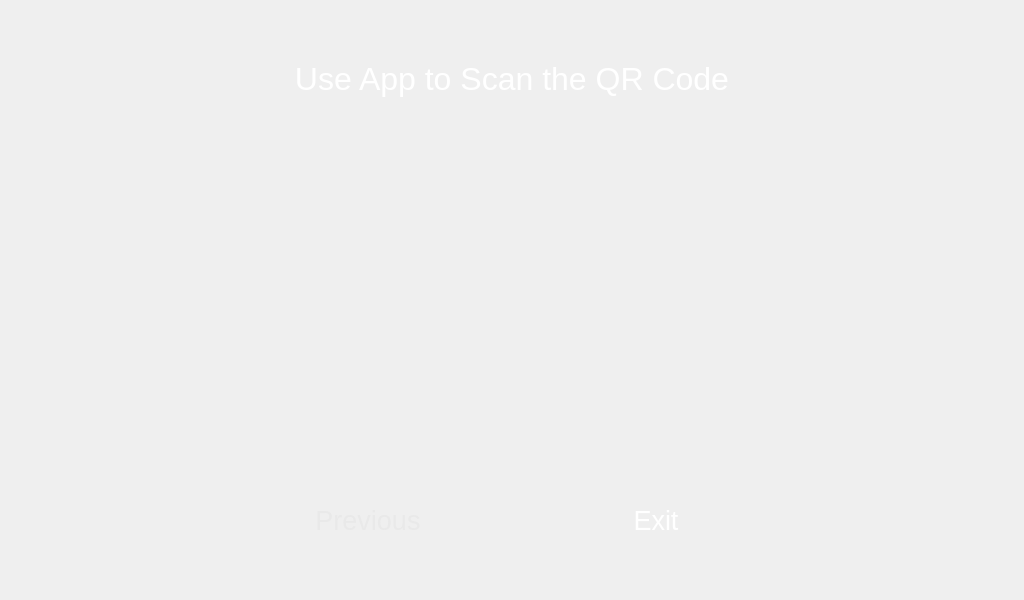
<?xml version="1.0" encoding="UTF-8"?>
<ui version="4.0">
 <class>Form</class>
 <widget class="QWidget" name="Form">
  <property name="geometry">
   <rect>
    <x>0</x>
    <y>0</y>
    <width>1024</width>
    <height>600</height>
   </rect>
  </property>
  <property name="windowTitle">
   <string>Form</string>
  </property>
  <widget class="QLabel" name="label">
   <property name="geometry">
    <rect>
     <x>0</x>
     <y>0</y>
     <width>1024</width>
     <height>600</height>
    </rect>
   </property>
   <property name="text">
    <string/>
   </property>
   <property name="pixmap">
    <pixmap>image/bg_step5.png</pixmap>
   </property>
  </widget>
  <widget class="QLabel" name="label_2">
   <property name="geometry">
    <rect>
     <x>177</x>
     <y>56</y>
     <width>670</width>
     <height>46</height>
    </rect>
   </property>
   <property name="sizePolicy">
    <sizepolicy hsizetype="Preferred" vsizetype="Preferred">
     <horstretch>0</horstretch>
     <verstretch>0</verstretch>
    </sizepolicy>
   </property>
   <property name="font">
    <font>
     <family>Arial</family>
     <pointsize>24</pointsize>
    </font>
   </property>
   <property name="styleSheet">
    <string notr="true">QLabel {
        color: white;                /* 文字顏色 */
        font-size:24pt;             /* 字體大小 */
        font-family: &quot;Arial&quot;;
    }
  </string>
   </property>
   <property name="text">
    <string>Use App to Scan the QR Code</string>
   </property>
   <property name="textFormat">
    <enum>Qt::AutoText</enum>
   </property>
   <property name="scaledContents">
    <bool>false</bool>
   </property>
   <property name="alignment">
    <set>Qt::AlignCenter</set>
   </property>
  </widget>
  <widget class="QPushButton" name="pushButton_previous">
   <property name="geometry">
    <rect>
     <x>270</x>
     <y>485</y>
     <width>196</width>
     <height>70</height>
    </rect>
   </property>
   <property name="font">
    <font>
     <pointsize>20</pointsize>
    </font>
   </property>
   <property name="styleSheet">
    <string notr="true">QPushButton {
        border-image: url(&quot;image/btn_gr_196x70_def.png&quot;) 0 0 0 0 stretch stretch;
        color: #E9E9E9;                /* 文字顏色 */
        font-size: 20pt;             /* 字體大小 */
    }
    QPushButton:pressed {
        border-image: url(&quot;image/btn_gr_196x70_act.png&quot;) 0 0 0 0 stretch stretch;
color: #FFFF00;                /* 文字顏色 */
        font-size: 20pt;             /* 字體大小 */
    }</string>
   </property>
   <property name="text">
    <string>Previous</string>
   </property>
   <property name="iconSize">
    <size>
     <width>196</width>
     <height>70</height>
    </size>
   </property>
   <property name="flat">
    <bool>true</bool>
   </property>
  </widget>
  <widget class="QPushButton" name="pushButton_exit">
   <property name="geometry">
    <rect>
     <x>558</x>
     <y>485</y>
     <width>196</width>
     <height>70</height>
    </rect>
   </property>
   <property name="font">
    <font>
     <pointsize>20</pointsize>
    </font>
   </property>
   <property name="styleSheet">
    <string notr="true">QPushButton {
        border-image: url(&quot;image/btn_196x70_def.png&quot;) 0 0 0 0 stretch stretch;
        color: #FFFFFF;                /* 文字顏色 */
        font-size: 20pt;             /* 字體大小 */
    }
    QPushButton:pressed {
        border-image: url(&quot;image/btn_196x70_act.png&quot;) 0 0 0 0 stretch stretch;
color: #FFFF00;                /* 文字顏色 */
        font-size: 20pt;             /* 字體大小 */
    }</string>
   </property>
   <property name="text">
    <string>Exit</string>
   </property>
   <property name="iconSize">
    <size>
     <width>196</width>
     <height>70</height>
    </size>
   </property>
   <property name="flat">
    <bool>true</bool>
   </property>
  </widget>
  <widget class="QLabel" name="label_4">
   <property name="geometry">
    <rect>
     <x>396</x>
     <y>150</y>
     <width>241</width>
     <height>251</height>
    </rect>
   </property>
   <property name="text">
    <string/>
   </property>
   <property name="pixmap">
    <pixmap>image/board_qrcode.png</pixmap>
   </property>
  </widget>
  <widget class="QLabel" name="label_3">
   <property name="geometry">
    <rect>
     <x>420</x>
     <y>179</y>
     <width>190</width>
     <height>190</height>
    </rect>
   </property>
   <property name="text">
    <string/>
   </property>
   <property name="pixmap">
    <pixmap>image/qrcode.png</pixmap>
   </property>
  </widget>
 </widget>
 <resources/>
 <connections/>
</ui>
